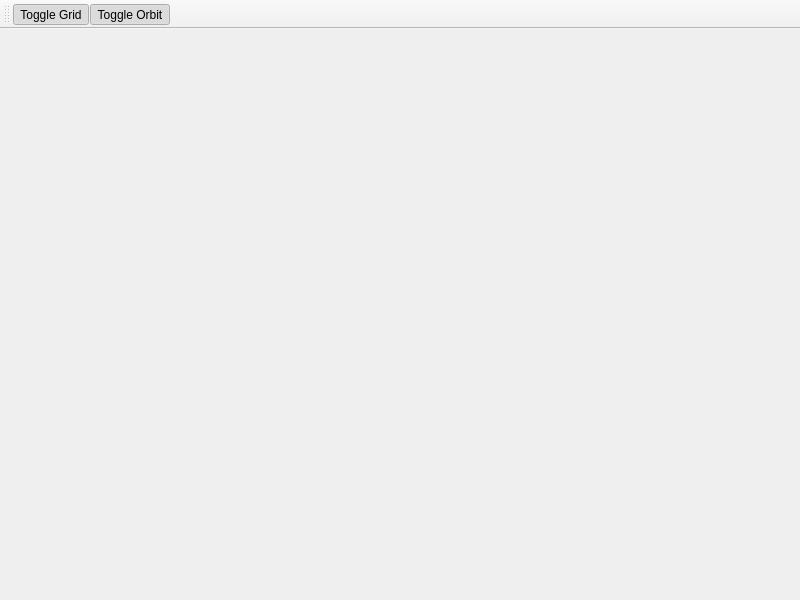
<?xml version="1.0" encoding="UTF-8"?>
<ui version="4.0">
 <class>CCollisionEditor</class>
 <widget class="QMainWindow" name="CCollisionEditor">
  <property name="geometry">
   <rect>
    <x>0</x>
    <y>0</y>
    <width>800</width>
    <height>600</height>
   </rect>
  </property>
  <property name="windowTitle">
   <string>MainWindow</string>
  </property>
  <widget class="QWidget" name="centralwidget">
   <layout class="QVBoxLayout" name="verticalLayout">
    <item>
     <widget class="CCollisionEditorViewport" name="Viewport" native="true"/>
    </item>
   </layout>
  </widget>
  <widget class="QToolBar" name="ToolBar">
   <property name="windowTitle">
    <string>toolBar</string>
   </property>
   <property name="iconSize">
    <size>
     <width>32</width>
     <height>32</height>
    </size>
   </property>
   <attribute name="toolBarArea">
    <enum>TopToolBarArea</enum>
   </attribute>
   <attribute name="toolBarBreak">
    <bool>false</bool>
   </attribute>
   <addaction name="ActionToggleGrid"/>
   <addaction name="ActionToggleOrbit"/>
  </widget>
  <action name="ActionToggleGrid">
   <property name="checkable">
    <bool>true</bool>
   </property>
   <property name="checked">
    <bool>true</bool>
   </property>
   <property name="icon">
    <iconset resource="../Icons.qrc">
     <normaloff>:/icons/Grid_32px.svg</normaloff>:/icons/Grid_32px.svg</iconset>
   </property>
   <property name="text">
    <string>Toggle Grid</string>
   </property>
   <property name="shortcut">
    <string>G</string>
   </property>
  </action>
  <action name="ActionToggleOrbit">
   <property name="checkable">
    <bool>true</bool>
   </property>
   <property name="checked">
    <bool>true</bool>
   </property>
   <property name="icon">
    <iconset resource="../Icons.qrc">
     <normaloff>:/icons/OrbitCamera_32px.svg</normaloff>:/icons/OrbitCamera_32px.svg</iconset>
   </property>
   <property name="text">
    <string>Toggle Orbit</string>
   </property>
   <property name="toolTip">
    <string>Toggle Orbit</string>
   </property>
   <property name="shortcut">
    <string>Z</string>
   </property>
  </action>
 </widget>
 <customwidgets>
  <customwidget>
   <class>CCollisionEditorViewport</class>
   <extends>QWidget</extends>
   <header>Editor/CollisionEditor/CCollisionEditorViewport.h</header>
   <container>1</container>
  </customwidget>
 </customwidgets>
 <resources>
  <include location="../Icons.qrc"/>
 </resources>
 <connections/>
</ui>
